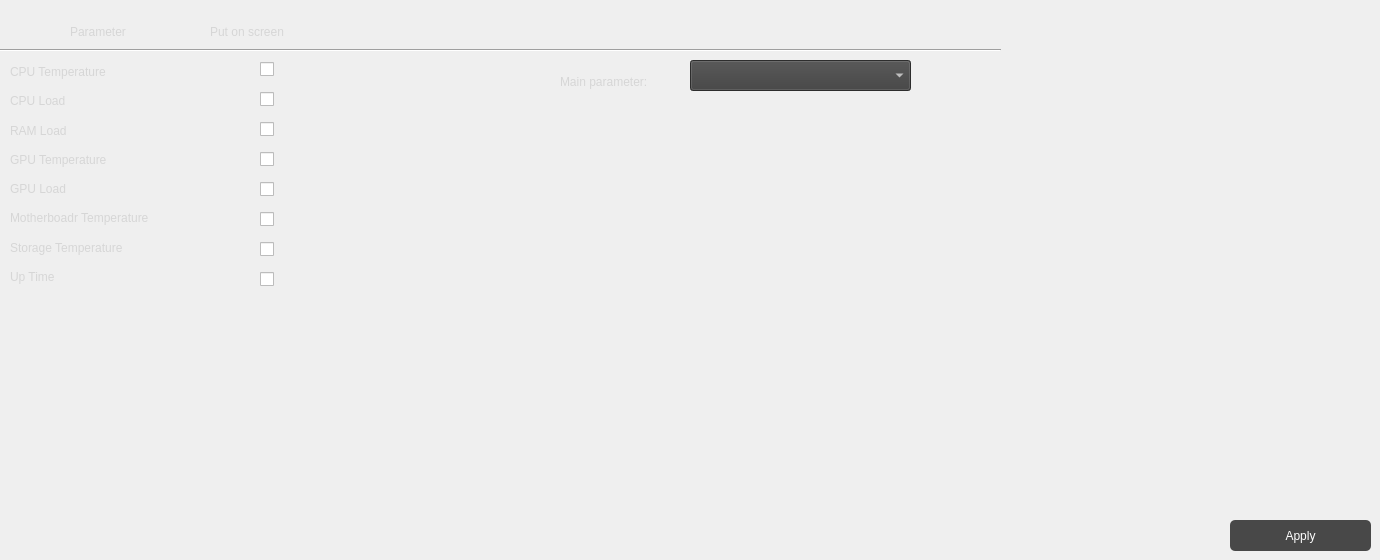
    <widget class="QWidget" name="arduinoTools">
     <attribute name="title">
      <string>External Display Tools</string>
     </attribute>
     <widget class="QPushButton" name="applyButtonExdt">
      <property name="geometry">
       <rect>
        <x>1230</x>
        <y>520</y>
        <width>141</width>
        <height>31</height>
       </rect>
      </property>
      <property name="styleSheet">
       <string notr="true"> QPushButton#applyButtonExdt {
color: rgb(255, 255, 255);
font: 14pt &quot;ГОСТ тип А&quot;;
background-color: rgb(72, 72, 72);

border-style: none;
     border-width: 1px;
     border-radius: 5px;

 }
 QPushButton#applyButtonExdt:pressed {     
	color: rgb(72, 184, 41);
	background-color: rgb(57, 57, 57);
 }

QPushButton#applyButtonExdt:disabled{
	
	background-color: rgb(120, 120, 120);
	font: 14pt &quot;ГОСТ тип А&quot;;
	border:none;
}</string>
      </property>
      <property name="text">
       <string>Apply</string>
      </property>
     </widget>
     <widget class="QComboBox" name="mainParamComboBox">
      <property name="geometry">
       <rect>
        <x>690</x>
        <y>60</y>
        <width>221</width>
        <height>31</height>
       </rect>
      </property>
      <property name="styleSheet">
       <string notr="true">color: rgb(255, 255, 255);
font: 14pt &quot;ГОСТ тип А&quot;;
background-color: rgb(63, 63, 63);</string>
      </property>
     </widget>
     <widget class="QCheckBox" name="onScreenCpuTempCheckBox">
      <property name="geometry">
       <rect>
        <x>260</x>
        <y>60</y>
        <width>16</width>
        <height>19</height>
       </rect>
      </property>
      <property name="text">
       <string/>
      </property>
     </widget>
     <widget class="QCheckBox" name="onScreenCpuLoadCheckBox">
      <property name="geometry">
       <rect>
        <x>260</x>
        <y>90</y>
        <width>16</width>
        <height>19</height>
       </rect>
      </property>
      <property name="text">
       <string/>
      </property>
     </widget>
     <widget class="QCheckBox" name="onScreenRamLoadCheckBox">
      <property name="geometry">
       <rect>
        <x>260</x>
        <y>120</y>
        <width>16</width>
        <height>19</height>
       </rect>
      </property>
      <property name="text">
       <string/>
      </property>
     </widget>
     <widget class="QCheckBox" name="onScreenGpuTempCheckBox">
      <property name="geometry">
       <rect>
        <x>260</x>
        <y>150</y>
        <width>16</width>
        <height>19</height>
       </rect>
      </property>
      <property name="text">
       <string/>
      </property>
     </widget>
     <widget class="QCheckBox" name="onScreenUpTimeCheckBox">
      <property name="geometry">
       <rect>
        <x>260</x>
        <y>270</y>
        <width>16</width>
        <height>19</height>
       </rect>
      </property>
      <property name="text">
       <string/>
      </property>
     </widget>
     <widget class="QCheckBox" name="onScreenStorageTempCheckBox">
      <property name="geometry">
       <rect>
        <x>260</x>
        <y>240</y>
        <width>16</width>
        <height>19</height>
       </rect>
      </property>
      <property name="text">
       <string/>
      </property>
     </widget>
     <widget class="QCheckBox" name="onScreenGpuLoadCheckBox">
      <property name="geometry">
       <rect>
        <x>260</x>
        <y>180</y>
        <width>16</width>
        <height>19</height>
       </rect>
      </property>
      <property name="text">
       <string/>
      </property>
     </widget>
     <widget class="QCheckBox" name="onScreenMotherboardTempCheckBox">
      <property name="geometry">
       <rect>
        <x>260</x>
        <y>210</y>
        <width>16</width>
        <height>19</height>
       </rect>
      </property>
      <property name="text">
       <string/>
      </property>
     </widget>
     <widget class="QLabel" name="label_39">
      <property name="geometry">
       <rect>
        <x>210</x>
        <y>20</y>
        <width>121</width>
        <height>23</height>
       </rect>
      </property>
      <property name="styleSheet">
       <string notr="true">color: rgb(214, 214, 214);
font: 14pt &quot;ГОСТ тип А&quot;;</string>
      </property>
      <property name="text">
       <string>Put on screen</string>
      </property>
     </widget>
     <widget class="QLabel" name="label_40">
      <property name="geometry">
       <rect>
        <x>70</x>
        <y>20</y>
        <width>81</width>
        <height>23</height>
       </rect>
      </property>
      <property name="styleSheet">
       <string notr="true">color: rgb(214, 214, 214);
font: 14pt &quot;ГОСТ тип А&quot;;</string>
      </property>
      <property name="text">
       <string>Parameter</string>
      </property>
     </widget>
     <widget class="Line" name="line_2">
      <property name="geometry">
       <rect>
        <x>0</x>
        <y>40</y>
        <width>1001</width>
        <height>20</height>
       </rect>
      </property>
      <property name="orientation">
       <enum>Qt::Horizontal</enum>
      </property>
     </widget>
     <widget class="QLabel" name="label_41">
      <property name="geometry">
       <rect>
        <x>560</x>
        <y>70</y>
        <width>131</width>
        <height>23</height>
       </rect>
      </property>
      <property name="styleSheet">
       <string notr="true">color: rgb(214, 214, 214);
font: 14pt &quot;ГОСТ тип А&quot;;</string>
      </property>
      <property name="text">
       <string>Main parameter:</string>
      </property>
     </widget>
     <widget class="QWidget" name="layoutWidget">
      <property name="geometry">
       <rect>
        <x>10</x>
        <y>60</y>
        <width>200</width>
        <height>228</height>
       </rect>
      </property>
      <layout class="QVBoxLayout" name="verticalLayout">
       <item>
        <widget class="QLabel" name="cpuTempParam">
         <property name="styleSheet">
          <string notr="true">color: rgb(214, 214, 214);
font: 14pt &quot;ГОСТ тип А&quot;;</string>
         </property>
         <property name="text">
          <string>CPU Temperature</string>
         </property>
        </widget>
       </item>
       <item>
        <widget class="QLabel" name="cpuLoadParam">
         <property name="styleSheet">
          <string notr="true">color: rgb(214, 214, 214);
font: 14pt &quot;ГОСТ тип А&quot;;</string>
         </property>
         <property name="text">
          <string>CPU Load</string>
         </property>
        </widget>
       </item>
       <item>
        <widget class="QLabel" name="ramLoadParam">
         <property name="styleSheet">
          <string notr="true">color: rgb(214, 214, 214);
font: 14pt &quot;ГОСТ тип А&quot;;</string>
         </property>
         <property name="text">
          <string>RAM Load</string>
         </property>
        </widget>
       </item>
       <item>
        <widget class="QLabel" name="gpuTempParam">
         <property name="styleSheet">
          <string notr="true">color: rgb(214, 214, 214);
font: 14pt &quot;ГОСТ тип А&quot;;</string>
         </property>
         <property name="text">
          <string>GPU Temperature</string>
         </property>
        </widget>
       </item>
       <item>
        <widget class="QLabel" name="gpuLoadParam">
         <property name="styleSheet">
          <string notr="true">color: rgb(214, 214, 214);
font: 14pt &quot;ГОСТ тип А&quot;;</string>
         </property>
         <property name="text">
          <string>GPU Load</string>
         </property>
        </widget>
       </item>
       <item>
        <widget class="QLabel" name="motherboardTempParam">
         <property name="styleSheet">
          <string notr="true">color: rgb(214, 214, 214);
font: 14pt &quot;ГОСТ тип А&quot;;</string>
         </property>
         <property name="text">
          <string>Motherboadr Temperature</string>
         </property>
        </widget>
       </item>
       <item>
        <widget class="QLabel" name="storageTempParam">
         <property name="styleSheet">
          <string notr="true">color: rgb(214, 214, 214);
font: 14pt &quot;ГОСТ тип А&quot;;</string>
         </property>
         <property name="text">
          <string>Storage Temperature</string>
         </property>
        </widget>
       </item>
       <item>
        <widget class="QLabel" name="uptimeParam">
         <property name="styleSheet">
          <string notr="true">color: rgb(214, 214, 214);
font: 14pt &quot;ГОСТ тип А&quot;;</string>
         </property>
         <property name="text">
          <string>Up Time</string>
         </property>
        </widget>
       </item>
      </layout>
     </widget>
    </widget>
